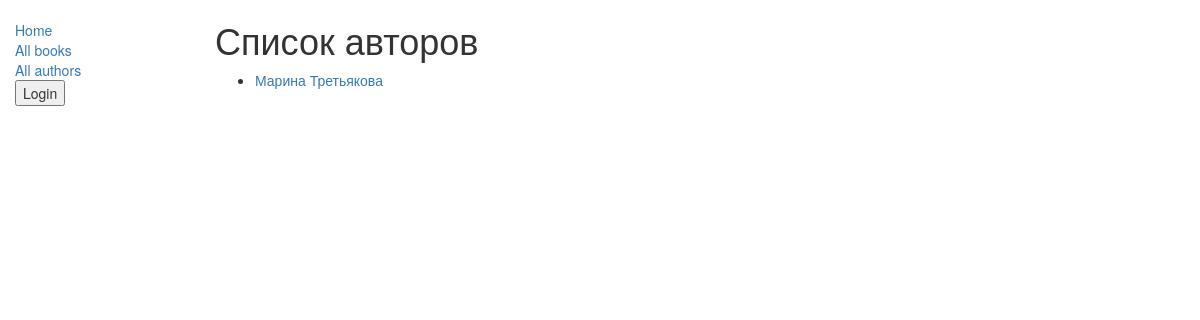
/authors/, run on an earlier commit of the app's database.
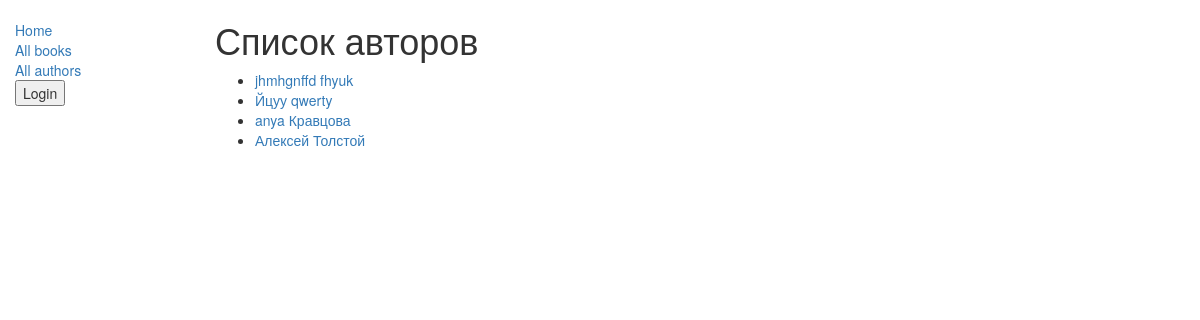
And on a later commit of the database.
### catalog/models.py (models this page shows, shortened)
class Author(models.Model):
    first_name = models.CharField(max_length=100)
    last_name = models.CharField(max_length=100)
    date_of_birth = models.DateField(null=True, blank=True)
    date_of_death = models.DateField('Died', null=True, blank=True)
    def get_absolute_url(self):
        return reverse('catalog:author-detail', args=[str(self.id)])
    class Meta:
        ordering = ['last_name']

### catalog/views.py (the view)
# urls.py: path('authors/',AuthorListView.as_view(),name='authors'),
class AuthorListView(generic.ListView):
    model = Author
    template_name = 'authors/author.html'

### catalog/templates/authors/author.html
{% extends "layout/base.html" %}
{% block content %}
    <h1>Список авторов</h1>
    {% if author_list %}
    <ul>
        {% for author in author_list %}
        <li>
            <a href="{{ author.get_absolute_url }}">{{ author.first_name }} {{ author.last_name }}</a>
        </li>
        {% endfor %}
    </ul>
    {% else %}
      <p>В библиотеке нет авторов.</p>
    {% endif %}
{% endblock %}

### catalog/templates/layout/base.html (shortened to what this page needs)
<!doctype html>
<html lang="en">
  <head>
    <link
      rel="stylesheet"
      href="https://maxcdn.bootstrapcdn.com/bootstrap/3.3.7/css/bootstrap.min.css" />
    {% load static %}
    <link rel="stylesheet" href="{% static 'css/styles.css' %}" />
  </head>
  <body>
    <div class="container-fluid">
      <div class="row">
        <div class="col-sm-2">
          {% block sidebar %}
            <ul class="sidebar-nav">
              <li><a href="{% url 'catalog:index' %}">Home</a></li>
              <li><a href="{% url 'catalog:books' %}">All books</a></li>
              <li><a href="{% url 'catalog:authors' %}">All authors</a></li>
            {% if user.is_authenticated %}
              <li>User: {{ user.get_username }}</li>
              <li>
                <form method="post" action="{% url 'catalog:logout' %}">
                {% csrf_token %}
                <button type="submit" class="">Logout</button>
              </form>
            </li>
            {% else %}
              <li>
                <form method="post" action="{% url 'catalog:login' %}">
                  <button type="submit" class="">Login</button>
                </form>
              </li>
            {% endif %}
            </ul>
          {% endblock %}
        </div>
        <div class="col-sm-10 ">{% block content %}{% endblock %}</div>
      </div>
    </div>
  </body>
</html>

### catalog/static/css/styles.css (style rules this page uses)
.sidebar-nav { margin-top: 20px; padding: 0; list-style: none; }

What changed in the data, as far as the page shows it:
removed Author: first_name "Марина", last_name "Третьякова"
added Author: first_name "jhmhgnffd", last_name "fhyuk"
added Author: first_name "Йцуу", last_name "qwerty"
added Author: first_name "anya", last_name "Кравцова"
added Author: first_name "Алексей", last_name "Толстой"
